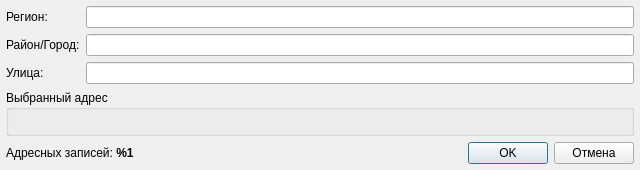
<?xml version="1.0" encoding="UTF-8"?>
<ui version="4.0">
 <class>InputAddrForm</class>
 <widget class="QDialog" name="InputAddrForm">
  <property name="geometry">
   <rect>
    <x>0</x>
    <y>0</y>
    <width>640</width>
    <height>170</height>
   </rect>
  </property>
  <property name="windowTitle">
   <string>Поиск адреса</string>
  </property>
  <property name="windowIcon">
   <iconset resource="../../domino.base/inputaddr/inputaddr.qrc">
    <normaloff>:/logo.png</normaloff>:/logo.png</iconset>
  </property>
  <layout class="QVBoxLayout" name="verticalLayout">
   <property name="spacing">
    <number>6</number>
   </property>
   <property name="margin">
    <number>6</number>
   </property>
   <item>
    <layout class="QFormLayout" name="formLayout">
     <property name="fieldGrowthPolicy">
      <enum>QFormLayout::AllNonFixedFieldsGrow</enum>
     </property>
     <item row="0" column="0">
      <widget class="QLabel" name="label_2">
       <property name="text">
        <string>Регион:</string>
       </property>
      </widget>
     </item>
     <item row="0" column="1">
      <widget class="QLineEdit" name="uiRegionInput">
       <property name="font">
        <font>
         <weight>75</weight>
         <bold>true</bold>
        </font>
       </property>
      </widget>
     </item>
     <item row="1" column="0">
      <widget class="QLabel" name="label_3">
       <property name="text">
        <string>Район/Город:</string>
       </property>
      </widget>
     </item>
     <item row="1" column="1">
      <widget class="QLineEdit" name="uiAreaInput">
       <property name="font">
        <font>
         <weight>75</weight>
         <bold>true</bold>
        </font>
       </property>
      </widget>
     </item>
     <item row="2" column="0">
      <widget class="QLabel" name="label">
       <property name="text">
        <string>Улица:</string>
       </property>
      </widget>
     </item>
     <item row="2" column="1">
      <widget class="QLineEdit" name="uiStreetInput">
       <property name="font">
        <font>
         <weight>75</weight>
         <bold>true</bold>
        </font>
       </property>
      </widget>
     </item>
    </layout>
   </item>
   <item>
    <widget class="QGroupBox" name="groupBox">
     <property name="title">
      <string>Выбранный адрес</string>
     </property>
     <layout class="QHBoxLayout" name="horizontalLayout">
      <property name="margin">
       <number>0</number>
      </property>
      <item>
       <spacer name="horizontalSpacer">
        <property name="orientation">
         <enum>Qt::Horizontal</enum>
        </property>
        <property name="sizeType">
         <enum>QSizePolicy::Minimum</enum>
        </property>
        <property name="sizeHint" stdset="0">
         <size>
          <width>8</width>
          <height>20</height>
         </size>
        </property>
       </spacer>
      </item>
      <item>
       <widget class="QLabel" name="uiAddressLabel">
        <property name="font">
         <font>
          <weight>75</weight>
          <bold>true</bold>
         </font>
        </property>
        <property name="text">
         <string/>
        </property>
       </widget>
      </item>
     </layout>
    </widget>
   </item>
   <item>
    <layout class="QHBoxLayout" name="horizontalLayout_4">
     <item>
      <widget class="QLabel" name="uiInfoLabel">
       <property name="text">
        <string>Адресных записей: &lt;b&gt;%1&lt;/b&gt;</string>
       </property>
      </widget>
     </item>
     <item>
      <spacer name="horizontalSpacer_2">
       <property name="orientation">
        <enum>Qt::Horizontal</enum>
       </property>
       <property name="sizeHint" stdset="0">
        <size>
         <width>40</width>
         <height>20</height>
        </size>
       </property>
      </spacer>
     </item>
     <item>
      <widget class="QPushButton" name="uiOkButton">
       <property name="text">
        <string>OK</string>
       </property>
      </widget>
     </item>
     <item>
      <widget class="QPushButton" name="uiCancelButton">
       <property name="text">
        <string>Отмена</string>
       </property>
      </widget>
     </item>
    </layout>
   </item>
  </layout>
 </widget>
 <resources>
  <include location="../../domino.base/inputaddr/inputaddr.qrc"/>
 </resources>
 <connections/>
</ui>
